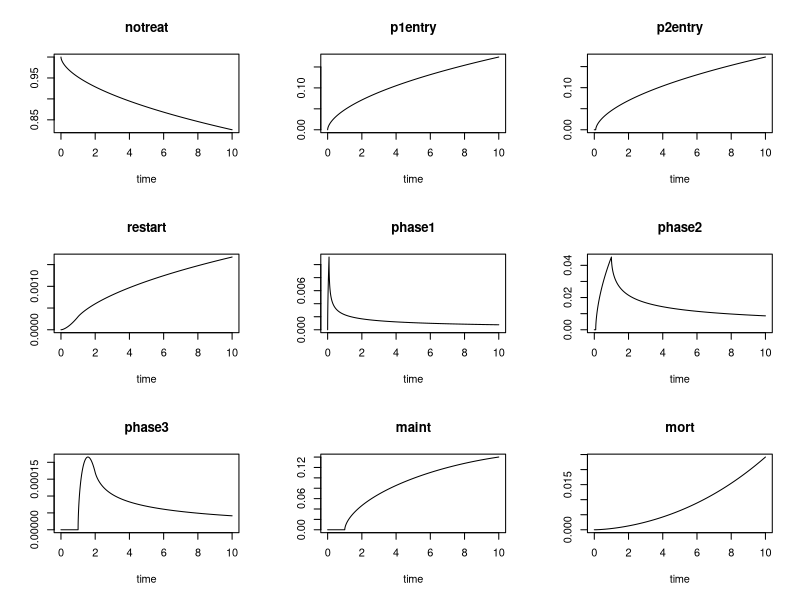
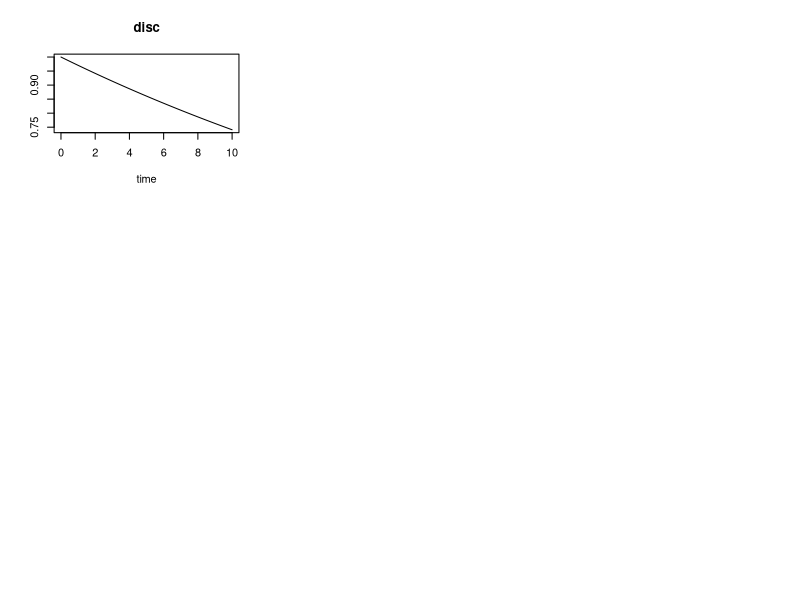

The R script that drew these images, in order:
library(deSolve)

inst_rate <- function(percent, timeframe)
{
  - log(1-percent) / timeframe
}

###################################
# Main model parameters
params = list(
    vPREDICTsens = 0.23,
    vPREDICTspec = 0.93,
    vProbabilityRead       = 1.00, # probability of physician using test results
    vProbabilityReactive   = 1.00, # Under reactive, probability of ordering test
    vProbabilityDAPTSwitch = 0.55, # Source: VUMC PREDICT DATA

    # Population-Level Allele Frequency Distribution
    vCYP2C19.Poor    = 0.21, # (0.15-0.40)
  
    # Indication Paramters (Weibull) source: VUMC data -- files is ./reference/WCS_KM_Distribution_Generation.pdf
    vDAPTShape = 0.59,
    vDAPTScale = 60475.53,
  
    # Stent Thrombosis: Event Rates and Relative Risks
    
    # Relative Risk of ST for patients with loss of function allele who are treated with 
    # Clopidogrel.
    vRR.ST.LOF = 1.75, #(1.50-2.03) High Discrimination Scenario =  2.81 (1.81-4.37)
    
    # The Stent Thrombosis Risks are drawn from a piecewise exponential with the following
    # durations and rates. 
    vRiskST30    = 0.0150, # (0.010-0.020)
    vRiskST365   = 0.0060, # (0.003-0.009)
    vRiskSTgt365 = 0.0022, # (0.001-0.003)
  
    vRR.ST.Alternate = 0.75,
    vRR.ST.Aspirin   = 1.29,

    vST.Case.Fatality = 0.20, #(15-30)
    vPrCABG.ST = 0.10,  # WHAT IS SOURCE?  CAN'T FIND IN ANNALS PAPER...

    # Myocardial Infarction: Event Rates and Relative Risks
    vRiskMI = 0.035, #(0.013-0.097)
    vRR.MI.Alternate =0.84, # (0.75-0.95)
    vPrCABG.MI = 0.08, # (4-12)
    vPrPCI.MI = 0.55, # (45-65)

    # Revascularization
    vRiskRV365   = 0.10, # (0.05-0.15)
    vRiskRVgt365 = 0.03, # (0.02-0.04)
    vPrCABG.RV   = .25, # (15-35)

    # Bleeding FIXME!!!
    vRiskBleed = 0,
    vRiskBleedFatal = 0,
    vRR.Alternative = 0,
    vRR.Fatal.Alternative = 0,
  
    vRiskCABGTIMImajor = 0.022, # (0.013-0.031) 
    vRR.RiskCABGTIMImajor.Alternate = 1.08, # (0.85-1.36)

    vRR.MI.LOF = 1.48, #(1.05-2.07) High Discrimination Scenario = 1.45 (1.09-1.92)
    vRR.Mort.LOF = 1.28, #(0.95-1.73) #Not sure how to use this one
    vRR.Bleed.LOF = 0.84, # (0.75-1.00)
  
    disc_rate = 0.03
)


# Estimated Vanderbilt Secular Death first 10 years See:Secular.html
drate <- function(t) inst_rate(0.01272623*exp(0.0940359*t), 1)

# Compute rate exposure for delay differential usage
F_drate <- Vectorize(function(t, years) {
  integrate(drate, lower=max(t-years, 0), upper=min(t, 100))$value
})

# This is for doing numberical integration of a set of numbers at an even interval
alt_simp_coef <- function(i)
{
  if (i < 8) stop("Invalid Simpson coefficient size")
  
  # pg.117 4.1.14, Numerical Recipes in C, 1st edition
  c(17/48, 50/48, 43/48, 49/48, rep(1, i-8), 49/48, 43/48, 50/48, 17/48) 
}

split <- function(params)
{
  # Probability of going on alternate given the parameters
  with(params, {
    vProbabilityReactive*vProbabilityDAPTSwitch*vCYP2C19.Poor
  })
}

pcirate <- function(t)
{
  rep(0.01, length(t))
}

F_pcirate <- function(t)
{
  integrate(pcirate, lower=max(t-1, 0), upper=min(t, 100))$value
}

###################################
# Numerical Delay Differential Equation
Clopidogrel <- function(t, y, params)
{
  with(as.list(c(y, params)), {

    r_d <- drate(t)
    
    # Start of therapy Weibull rate
    scale <- params$vDAPTScale/365
    shape <- params$vDAPTShape
    incoming <- if (t <= 0)     0 else notreat*shape * t^(shape - 1) / scale^shape
    # Starting 2nd 11 month phase of therapy (basically, minus mortality)
    start2   <- if (t < 30/365) 0 else lagderiv(t-30/365, 2)*exp(-F_drate(t, 30/365))
    # Available at end of 12 months of therapy (phase1+phase2) minus mortality
    avail3   <- if (t < 1)      0 else lagderiv(t-335/365,3)*exp(-F_drate(t, 335/365))
    # Those that finished therapy (minus PCI for last year)
    finish   <- avail3*exp(-F_pcirate(t))
    # Those that restart and continue therapy due to PCi
    start3   <- avail3 - finish
    
    # Those that finished 2nd therapy
    finish2  <- if (t < 1) 0 else lagderiv(t-1, 4)*exp(-F_drate(t, 1))

    list(c(
            notreat = -incoming,
            p1entry = incoming,
            p2entry = start2,
            restart = pcirate(t)*(phase1+phase2),
            phase1  = incoming - r_d*phase1 - start2,
            phase2  = start2   - r_d*phase2 - avail3,
            phase3  = start3   - r_d*phase3 - finish2,
            maint   = finish   - r_d*maint  + finish2,
            mort    = r_d*(phase1+phase2+phase3+maint),
            disc    = -disc_rate*disc            # Simple discount rate
          )
    )
  })
}

yinit <- c(notreat=1, p1entry=0, p2entry=0, restart=0,
           phase1=0,  phase2=0,   phase3=0, maint=0, mort=0, 
           disc=1)
times <- seq(0, 10, by=1/365)  # units of years, increments of days, everyone dies after 120, so simulation is cut short
system.time(out <- dede(yinit, times, Clopidogrel, params))

plot(out)

# Check sensibility, i.e. all occupancy buckets sum to 1
all((rowSums(out[,c('notreat','phase1','phase2', 'phase3', 'maint', 'mort')]) - 1) < 1e-8)
